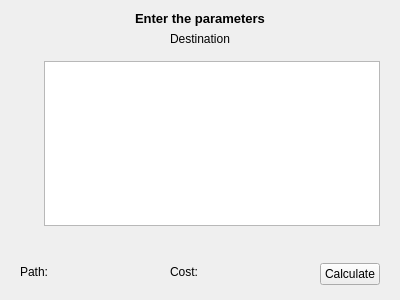
<?xml version="1.0" encoding="UTF-8"?>
<ui version="4.0">
 <class>Form</class>
 <widget class="QWidget" name="Form">
  <property name="geometry">
   <rect>
    <x>0</x>
    <y>0</y>
    <width>400</width>
    <height>300</height>
   </rect>
  </property>
  <property name="windowTitle">
   <string>Calculate</string>
  </property>
  <property name="autoFillBackground">
   <bool>false</bool>
  </property>
  <property name="styleSheet">
   <string notr="true"/>
  </property>
  <layout class="QVBoxLayout" name="verticalLayout">
   <item alignment="Qt::AlignHCenter">
    <widget class="QLabel" name="title">
     <property name="font">
      <font>
       <pointsize>10</pointsize>
       <bold>true</bold>
      </font>
     </property>
     <property name="text">
      <string>Enter the parameters</string>
     </property>
    </widget>
   </item>
   <item alignment="Qt::AlignHCenter">
    <widget class="QLabel" name="dest">
     <property name="text">
      <string>Destination</string>
     </property>
    </widget>
   </item>
   <item>
    <widget class="QWidget" name="h_widget" native="true">
     <layout class="QHBoxLayout" name="horizontalLayout_2">
      <item alignment="Qt::AlignVCenter">
       <widget class="QWidget" name="src_widget" native="true">
        <layout class="QVBoxLayout" name="verticalLayout_2"/>
       </widget>
      </item>
      <item>
       <widget class="QTableWidget" name="table"/>
      </item>
     </layout>
    </widget>
   </item>
   <item>
    <spacer name="verticalSpacer">
     <property name="orientation">
      <enum>Qt::Vertical</enum>
     </property>
     <property name="sizeHint" stdset="0">
      <size>
       <width>20</width>
       <height>40</height>
      </size>
     </property>
    </spacer>
   </item>
   <item>
    <widget class="QWidget" name="widget" native="true">
     <property name="minimumSize">
      <size>
       <width>0</width>
       <height>35</height>
      </size>
     </property>
     <property name="maximumSize">
      <size>
       <width>16777215</width>
       <height>100</height>
      </size>
     </property>
     <layout class="QHBoxLayout" name="horizontalLayout">
      <item>
       <widget class="QLabel" name="label_3">
        <property name="maximumSize">
         <size>
          <width>30</width>
          <height>16777215</height>
         </size>
        </property>
        <property name="text">
         <string>Path:</string>
        </property>
       </widget>
      </item>
      <item>
       <widget class="QLabel" name="path">
        <property name="minimumSize">
         <size>
          <width>50</width>
          <height>22</height>
         </size>
        </property>
        <property name="text">
         <string/>
        </property>
       </widget>
      </item>
      <item>
       <widget class="QLabel" name="label_5">
        <property name="maximumSize">
         <size>
          <width>30</width>
          <height>16777215</height>
         </size>
        </property>
        <property name="text">
         <string>Cost:</string>
        </property>
       </widget>
      </item>
      <item>
       <widget class="QLabel" name="cost">
        <property name="minimumSize">
         <size>
          <width>30</width>
          <height>22</height>
         </size>
        </property>
        <property name="text">
         <string/>
        </property>
       </widget>
      </item>
      <item>
       <widget class="QPushButton" name="calc_btn">
        <property name="enabled">
         <bool>true</bool>
        </property>
        <property name="minimumSize">
         <size>
          <width>58</width>
          <height>22</height>
         </size>
        </property>
        <property name="maximumSize">
         <size>
          <width>60</width>
          <height>16777215</height>
         </size>
        </property>
        <property name="text">
         <string>Calculate</string>
        </property>
       </widget>
      </item>
     </layout>
    </widget>
   </item>
  </layout>
 </widget>
 <resources/>
 <connections/>
</ui>
